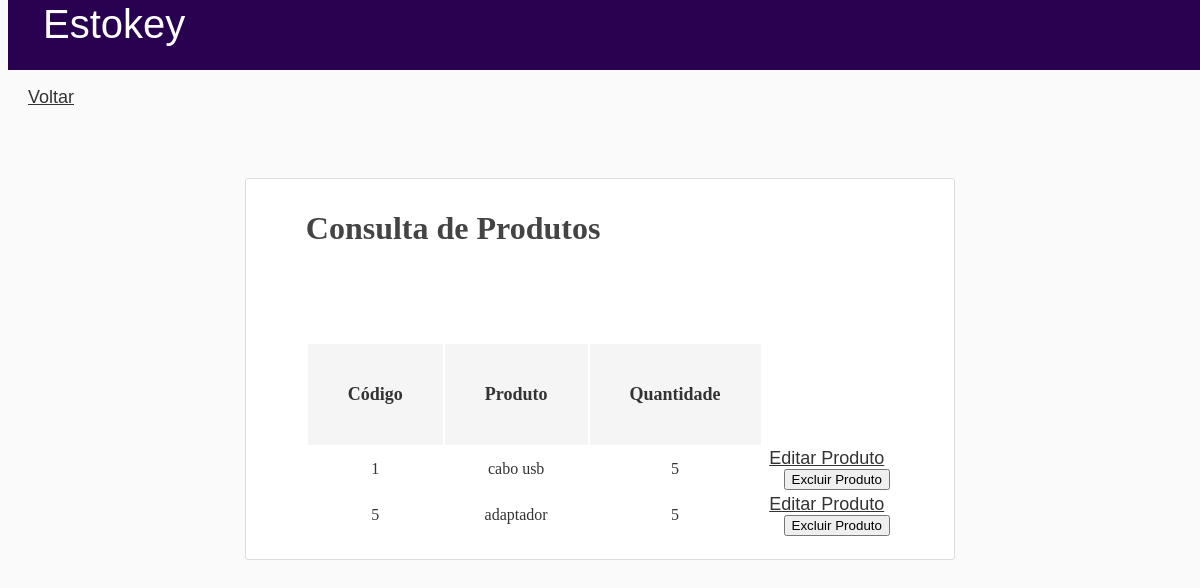
Before: /consulta with the older database file.
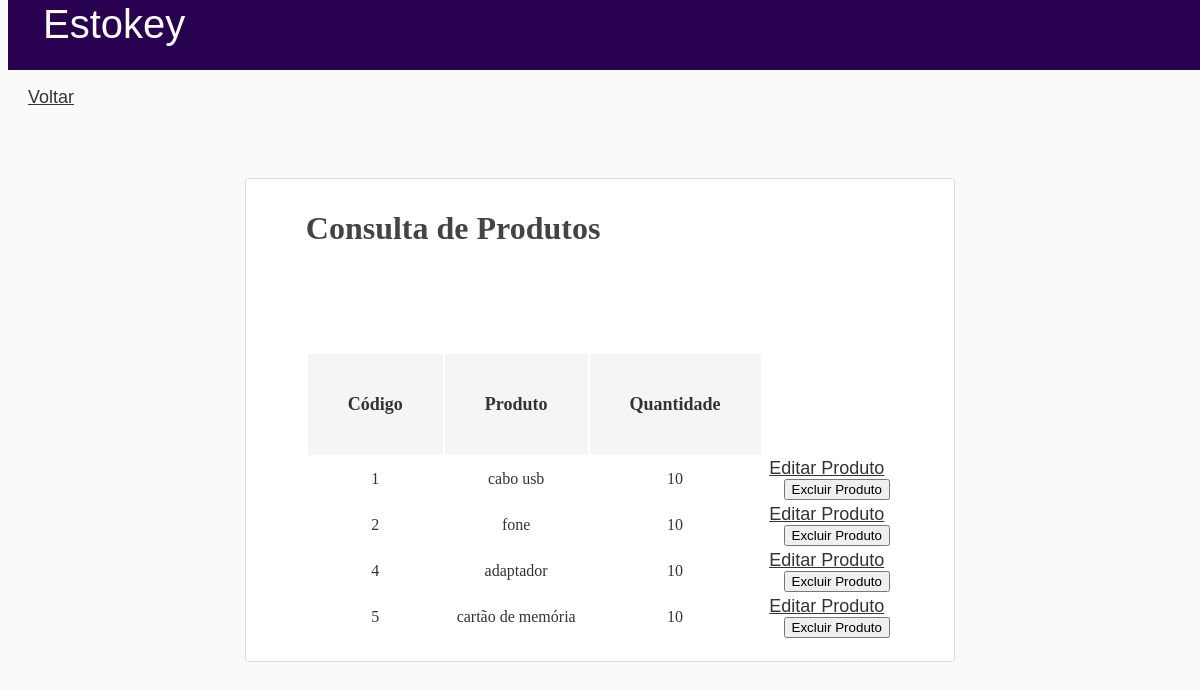
After: the same page with the newer database file.
### models.py (models this page shows, shortened)
class CadastroProduto(db.Model):
    __tablename__ = 'cadastro_produto'
    id = db.Column(db.Integer, primary_key=True)
    codigoprod = db.Column(db.Integer, nullable=False, unique=True)
    produto = db.Column(db.String(100), nullable=False)
    categoria = db.Column(db.String(50))
    quantidade = db.Column(db.Integer)

### routes.py (the view)
@bp.route("/consulta", methods=['GET', 'POST'])
def consulta():
    produtos = CadastroProduto.query.order_by(CadastroProduto.codigoprod)
    if not produtos:
        flash(f'Nenhum produto cadastrado ainda!')
        return redirect(url_for('main.consulta'))
    return render_template('consulta.html', produtos=produtos)

### templates/consulta.html (shortened to what this page needs)
<!DOCTYPE html>
<html lang="pt-BR">
<head>
    <link rel="stylesheet" type="text/css" href="{{ url_for('static', filename='style.css') }}">
</head>
<body>
    <header class="site-header">
        <nav class="navbar navbar-expand-md navbar-dark bg-steel fixed-top">
          <div class="container"> <p class="Main">Estokey</p> </div>
          <a class="voltar" href="{{ url_for('main.home') }}">Voltar</a>
    </header>
    <div class="container-content">
        <h1>Consulta de Produtos</h1>
        <br>
        <br><br>
    <table class="resultado-consulta">
        <thead>
            <tr>
                <th>Código</th> <th>Produto</th> <th>Quantidade</th>
            </tr>
        </thead>
        <tbody>
            {% if produtos %}
                {% for p in produtos %}
                <div class="div-scroll">
                    <tr>
                        <td>{{ p.codigoprod }}</td>
                        <td>{{ p.produto }}</td>
                        <td>{{ p.quantidade }}</td>
                        <td>
                            <div class="editar_produto">
                            <a href="{{ url_for('main.editar_produto', id=p.id)}}">Editar Produto</a>
                                <form method="POST" action="{{ url_for('main.excluir_produto', id=p.id) }}" onsubmit="return confirm('Deseja excluir este produto?');">
                                    <button type="submit" class="btn btn-danger">Excluir Produto</button>
                                </form>
                            </div>
                        </td>
                    </tr>
                </div>
                {% endfor %}
            {% endif %}
        </tbody>
    </table>
</div>
</body>
</html>

### static/style.css (style rules this page uses)
body { background: #fafafa; color: #333333; }
h1, h2, h3 { padding-left: 20px; color: #444444; }
form { padding-left: 20px; }
a { font-size: large; font-family: Arial, Helvetica, sans-serif; color: #333333; }
p { font-size: large; font-family: Arial, Helvetica, sans-serif; }
header { background-color: #280251; color: white; height: 70px; width: 100%; top: 0; position: fixed; display: flex; align-items: center; justify-content: left; padding: 0 20px; box-sizing: border-box; font-weight: 500; }
.Main { color: white; font-family: sans-serif; font-size: 40px; padding-left: 15px; }
.container-content { margin-top: 15%; margin-left: 20%; margin-right: 20%; padding: 10px 40px; text-align: justify; background: #ffffff; border: 1px solid #dddddd; border-radius: 3px; margin-bottom: 20px; }
th { font-size: large; background-color: whitesmoke; padding: 40px; }
td { align-items: center; text-align: center; }
.resultado-consulta { padding: 10px 20px; max-height: 50px; justify-content: center; align-items: center; }
.voltar { padding-right: 15px; }
.div-scroll { display: block; max-height: 20px; overflow: scroll; overflow-y:scroll; width: 5px; height: 5px; }
tbody { width: 5px; margin: 0 auto; white-space: nowrap; }

Changed rows visible on the page:
changed CadastroProduto "cabo usb": quantidade "5" → "10"
added CadastroProduto: codigoprod "2", produto "fone", quantidade "10"
changed CadastroProduto "adaptador": codigoprod "5" → "4"; quantidade "5" → "10"
added CadastroProduto: codigoprod "5", produto "cartão de memória", quantidade "10"
